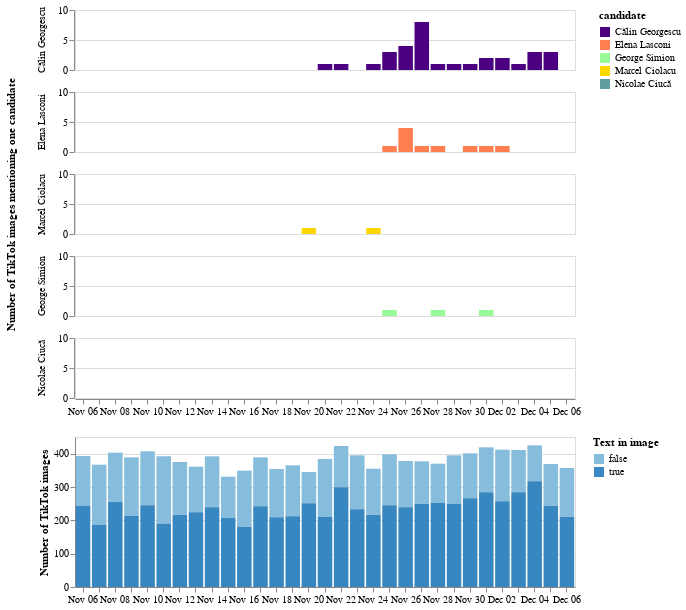

Notebook source saved alongside this figure:
### Markdown cell above
## 7. Plot both charts

### Code cell
alt.vconcat(
    candidates_chart, 
    text_detection_chart,   
    resolve = alt.Resolve(scale=alt.LegendResolveMap(color=alt.ResolveMode('independent')))
)

### Figure 1 — Vega-Lite specification as saved in the notebook (floating-point values rounded to 4 significant figures)
{"config": {"view": {"continuousWidth": 300, "continuousHeight": 300}}, "vconcat": [{"data": {"name": "data-469e84c8c0e9f5673a3ec9c4511996c1"}, "mark": {"type": "bar"}, "encoding": {"color": {"field": "candidate", "legend": {}, "scale": {"range": ["indigo", "coral", "palegreen", "gold", "cadetblue"]}, "type": "nominal"}, "row": {"field": "candidate", "sort": ["Călin Georgescu", "Elena Lasconi", "Marcel Ciolacu", "George Simion", "Nicolae Ciucă"], "title": "Number of TikTok images mentioning one candidate", "type": "nominal"}, "x": {"field": "date", "timeUnit": "monthdate", "title": "", "type": "ordinal"}, "y": {"field": "count", "scale": {"domain": [0, 10]}, "title": "", "type": "quantitative"}}, "height": 60, "transform": [{"filter": "(datum.candidate !== '')"}], "width": 500}, {"data": {"name": "data-c08ebe2f360530eab7a965f09a6ec3b1"}, "mark": {"type": "bar"}, "encoding": {"color": {"field": "text_detected", "legend": {"title": "Text in image"}, "type": "ordinal"}, "x": {"field": "date", "timeUnit": "monthdate", "title": "", "type": "ordinal"}, "y": {"aggregate": "sum", "field": "count", "title": "Number of TikTok images", "type": "quantitative"}}, "height": 150, "width": 500}], "resolve": {"scale": {"color": "independent"}}, "$schema": "https://vega.github.io/schema/vega-lite/v5.20.1.json", "datasets": {"data-469e84c8c0e9f5673a3ec9c4511996c1": [{"date": "2024-11-06", "candidate": "Nicolae Ciucă", "count": 0}, {"date": "2024-11-07", "candidate": "Nicolae Ciucă", "count": 0}, {"date": "2024-11-08", "candidate": "Nicolae Ciucă", "count": 0}, {"date": "2024-11-09", "candidate": "Nicolae Ciucă", "count": 0}, {"date": "2024-11-10", "candidate": "Nicolae Ciucă", "count": 0}, {"date": "2024-11-11", "candidate": "Nicolae Ciucă", "count": 0}, {"date": "2024-11-12", "candidate": "Nicolae Ciucă", "count": 0}, {"date": "2024-11-13", "candidate": "Nicolae Ciucă", "count": 0}, {"date": "2024-11-14", "candidate": "Nicolae Ciucă", "count": 0}, {"date": "2024-11-15", "candidate": "Nicolae Ciucă", "count": 0}, {"date": "2024-11-16", "candidate": "Nicolae Ciucă", "count": 0}, {"date": "2024-11-17", "candidate": "Nicolae Ciucă", "count": 0}, {"date": "2024-11-18", "candidate": "Nicolae Ciucă", "count": 0}, {"date": "2024-11-19", "candidate": "Nicolae Ciucă", "count": 0}, {"date": "2024-11-20", "candidate": "Nicolae Ciucă", "count": 0}, {"date": "2024-11-20", "candidate": "Nicolae Ciucă", "count": 0}, {"date": "2024-11-21", "candidate": "Nicolae Ciucă", "count": 0}, {"date": "2024-11-21", "candidate": "Nicolae Ciucă", "count": 0}, {"date": "2024-11-22", "candidate": "Nicolae Ciucă", "count": 0}, {"date": "2024-11-22", "candidate": "Nicolae Ciucă", "count": 0}, {"date": "2024-11-23", "candidate": "Nicolae Ciucă", "count": 0}, {"date": "2024-11-24", "candidate": "Nicolae Ciucă", "count": 0}, {"date": "2024-11-24", "candidate": "Nicolae Ciucă", "count": 0}, {"date": "2024-11-24", "candidate": "Nicolae Ciucă", "count": 0}, {"date": "2024-11-25", "candidate": "Nicolae Ciucă", "count": 0}, {"date": "2024-11-25", "candidate": "Nicolae Ciucă", "count": 0}, {"date": "2024-11-25", "candidate": "Nicolae Ciucă", "count": 0}, {"date": "2024-11-25", "candidate": "Nicolae Ciucă", "count": 0}, {"date": "2024-11-26", "candidate": "Nicolae Ciucă", "count": 0}, {"date": "2024-11-26", "candidate": "Nicolae Ciucă", "count": 0}, {"date": "2024-11-26", "candidate": "Nicolae Ciucă", "count": 0}, {"date": "2024-11-27", "candidate": "Nicolae Ciucă", "count": 0}, {"date": "2024-11-27", "candidate": "Nicolae Ciucă", "count": 0}, {"date": "2024-11-27", "candidate": "Nicolae Ciucă", "count": 0}, {"date": "2024-11-28", "candidate": "Nicolae Ciucă", "count": 0}, {"date": "2024-11-28", "candidate": "Nicolae Ciucă", "count": 0}, {"date": "2024-11-28", "candidate": "Nicolae Ciucă", "count": 0}, {"date": "2024-11-28", "candidate": "Nicolae Ciucă", "count": 0}, {"date": "2024-11-29", "candidate": "Nicolae Ciucă", "count": 0}, {"date": "2024-11-29", "candidate": "Nicolae Ciucă", "count": 0}, {"date": "2024-11-30", "candidate": "Nicolae Ciucă", "count": 0}, {"date": "2024-11-30", "candidate": "Nicolae Ciucă", "count": 0}, {"date": "2024-11-30", "candidate": "Nicolae Ciucă", "count": 0}, {"date": "2024-12-01", "candidate": "Nicolae Ciucă", "count": 0}, {"date": "2024-12-01", "candidate": "Nicolae Ciucă", "count": 0}, {"date": "2024-12-01", "candidate": "Nicolae Ciucă", "count": 0}, {"date": "2024-12-01", "candidate": "Nicolae Ciucă", "count": 0}, {"date": "2024-12-02", "candidate": "Nicolae Ciucă", "count": 0}, {"date": "2024-12-02", "candidate": "Nicolae Ciucă", "count": 0}, {"date": "2024-12-02", "candidate": "Nicolae Ciucă", "count": 0}, {"date": "2024-12-03", "candidate": "Nicolae Ciucă", "count": 0}, {"date": "2024-12-03", "candidate": "Nicolae Ciucă", "count": 0}, {"date": "2024-12-04", "candidate": "Nicolae Ciucă", "count": 0}, {"date": "2024-12-04", "candidate": "Nicolae Ciucă", "count": 0}, {"date": "2024-12-05", "candidate": "Nicolae Ciucă", "count": 0}, {"date": "2024-12-05", "candidate": "Nicolae Ciucă", "count": 0}, {"date": "2024-12-06", "candidate": "Nicolae Ciucă", "count": 0}, {"date": "2024-11-06", "candidate": "", "count": 243}, {"date": "2024-11-07", "candidate": "", "count": 187}, {"date": "2024-11-08", "candidate": "", "count": 256}, {"date": "2024-11-09", "candidate": "", "count": 213}, {"date": "2024-11-10", "candidate": "", "count": 245}, {"date": "2024-11-11", "candidate": "", "count": 190}, {"date": "2024-11-12", "candidate": "", "count": 217}, {"date": "2024-11-13", "candidate": "", "count": 224}, {"date": "2024-11-14", "candidate": "", "count": 239}, {"date": "2024-11-15", "candidate": "", "count": 208}, {"date": "2024-11-16", "candidate": "", "count": 181}, {"date": "2024-11-17", "candidate": "", "count": 242}, {"date": "2024-11-18", "candidate": "", "count": 209}, {"date": "2024-11-19", "candidate": "", "count": 212}, {"date": "2024-11-20", "candidate": "", "count": 250}, {"date": "2024-11-20", "candidate": "Marcel Ciolacu", "count": 1}, {"date": "2024-11-21", "candidate": "", "count": 209}, {"date": "2024-11-21", "candidate": "Călin Georgescu", "count": 1}, {"date": "2024-11-22", "candidate": "", "count": 298}, {"date": "2024-11-22", "candidate": "Călin Georgescu", "count": 1}, {"date": "2024-11-23", "candidate": "", "count": 233}, {"date": "2024-11-24", "candidate": "", "count": 215}, {"date": "2024-11-24", "candidate": "Călin Georgescu", "count": 1}, {"date": "2024-11-24", "candidate": "Marcel Ciolacu", "count": 1}, {"date": "2024-11-25", "candidate": "", "count": 240}, {"date": "2024-11-25", "candidate": "Călin Georgescu", "count": 3}, {"date": "2024-11-25", "candidate": "Elena Lasconi", "count": 1}, {"date": "2024-11-25", "candidate": "George Simion", "count": 1}, {"date": "2024-11-26", "candidate": "", "count": 231}, {"date": "2024-11-26", "candidate": "Călin Georgescu", "count": 4}, {"date": "2024-11-26", "candidate": "Elena Lasconi", "count": 4}, {"date": "2024-11-27", "candidate": "", "count": 241}, {"date": "2024-11-27", "candidate": "Călin Georgescu", "count": 8}, {"date": "2024-11-27", "candidate": "Elena Lasconi", "count": 1}, {"date": "2024-11-28", "candidate": "", "count": 249}, {"date": "2024-11-28", "candidate": "Călin Georgescu", "count": 1}, {"date": "2024-11-28", "candidate": "Elena Lasconi", "count": 1}, {"date": "2024-11-28", "candidate": "George Simion", "count": 1}, {"date": "2024-11-29", "candidate": "", "count": 248}, {"date": "2024-11-29", "candidate": "Călin Georgescu", "count": 1}, {"date": "2024-11-30", "candidate": "", "count": 264}, {"date": "2024-11-30", "candidate": "Călin Georgescu", "count": 1}, {"date": "2024-11-30", "candidate": "Elena Lasconi", "count": 1}, {"date": "2024-12-01", "candidate": "", "count": 280}, {"date": "2024-12-01", "candidate": "Călin Georgescu", "count": 2}, {"date": "2024-12-01", "candidate": "Elena Lasconi", "count": 1}, {"date": "2024-12-01", "candidate": "George Simion", "count": 1}, {"date": "2024-12-02", "candidate": "", "count": 254}, {"date": "2024-12-02", "candidate": "Călin Georgescu", "count": 2}, {"date": "2024-12-02", "candidate": "Elena Lasconi", "count": 1}, {"date": "2024-12-03", "candidate": "", "count": 283}, {"date": "2024-12-03", "candidate": "Călin Georgescu", "count": 1}, {"date": "2024-12-04", "candidate": "", "count": 314}, {"date": "2024-12-04", "candidate": "Călin Georgescu", "count": 3}, {"date": "2024-12-05", "candidate": "", "count": 241}, {"date": "2024-12-05", "candidate": "Călin Georgescu", "count": 3}, {"date": "2024-12-06", "candidate": "", "count": 211}], "data-c08ebe2f360530eab7a965f09a6ec3b1": [{"date": "2024-11-06", "text_detected": false, "count": 150}, {"date": "2024-11-06", "text_detected": true, "count": 243}, {"date": "2024-11-07", "text_detected": false, "count": 180}, {"date": "2024-11-07", "text_detected": true, "count": 187}, {"date": "2024-11-08", "text_detected": false, "count": 147}, {"date": "2024-11-08", "text_detected": true, "count": 256}, {"date": "2024-11-09", "text_detected": false, "count": 176}, {"date": "2024-11-09", "text_detected": true, "count": 213}, {"date": "2024-11-10", "text_detected": false, "count": 162}, {"date": "2024-11-10", "text_detected": true, "count": 245}, {"date": "2024-11-11", "text_detected": false, "count": 202}, {"date": "2024-11-11", "text_detected": true, "count": 190}, {"date": "2024-11-12", "text_detected": false, "count": 158}, {"date": "2024-11-12", "text_detected": true, "count": 217}, {"date": "2024-11-13", "text_detected": false, "count": 137}, {"date": "2024-11-13", "text_detected": true, "count": 224}, {"date": "2024-11-14", "text_detected": false, "count": 153}, {"date": "2024-11-14", "text_detected": true, "count": 239}, {"date": "2024-11-15", "text_detected": false, "count": 123}, {"date": "2024-11-15", "text_detected": true, "count": 208}, {"date": "2024-11-16", "text_detected": false, "count": 168}, {"date": "2024-11-16", "text_detected": true, "count": 181}, {"date": "2024-11-17", "text_detected": false, "count": 147}, {"date": "2024-11-17", "text_detected": true, "count": 242}, {"date": "2024-11-18", "text_detected": false, "count": 145}, {"date": "2024-11-18", "text_detected": true, "count": 209}, {"date": "2024-11-19", "text_detected": false, "count": 153}, {"date": "2024-11-19", "text_detected": true, "count": 212}, {"date": "2024-11-20", "text_detected": false, "count": 94}, {"date": "2024-11-20", "text_detected": true, "count": 251}, {"date": "2024-11-21", "text_detected": false, "count": 174}, {"date": "2024-11-21", "text_detected": true, "count": 210}, {"date": "2024-11-22", "text_detected": false, "count": 124}, {"date": "2024-11-22", "text_detected": true, "count": 299}, {"date": "2024-11-23", "text_detected": false, "count": 162}, {"date": "2024-11-23", "text_detected": true, "count": 233}, {"date": "2024-11-24", "text_detected": false, "count": 138}, {"date": "2024-11-24", "text_detected": true, "count": 217}, {"date": "2024-11-25", "text_detected": false, "count": 153}, {"date": "2024-11-25", "text_detected": true, "count": 245}, {"date": "2024-11-26", "text_detected": false, "count": 139}, {"date": "2024-11-26", "text_detected": true, "count": 239}, {"date": "2024-11-27", "text_detected": false, "count": 127}, {"date": "2024-11-27", "text_detected": true, "count": 250}, {"date": "2024-11-28", "text_detected": false, "count": 118}, {"date": "2024-11-28", "text_detected": true, "count": 252}, {"date": "2024-11-29", "text_detected": false, "count": 146}, {"date": "2024-11-29", "text_detected": true, "count": 249}, {"date": "2024-11-30", "text_detected": false, "count": 135}, {"date": "2024-11-30", "text_detected": true, "count": 266}, {"date": "2024-12-01", "text_detected": false, "count": 135}, {"date": "2024-12-01", "text_detected": true, "count": 284}, {"date": "2024-12-02", "text_detected": false, "count": 155}, {"date": "2024-12-02", "text_detected": true, "count": 257}, {"date": "2024-12-03", "text_detected": false, "count": 127}, {"date": "2024-12-03", "text_detected": true, "count": 284}, {"date": "2024-12-04", "text_detected": false, "count": 108}, {"date": "2024-12-04", "text_detected": true, "count": 317}, {"date": "2024-12-05", "text_detected": false, "count": 125}, {"date": "2024-12-05", "text_detected": true, "count": 244}, {"date": "2024-12-06", "text_detected": false, "count": 146}, {"date": "2024-12-06", "text_detected": true, "count": 211}]}}
